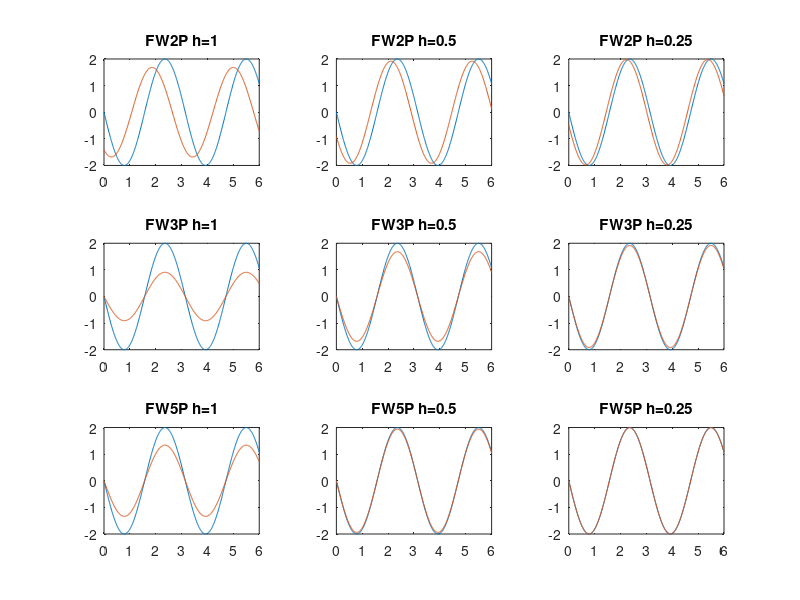

Recreate this plot in MATLAB.
clear all
clc 

F = @(x) cos(2*x);
FP = @(x) (-2*sin(2*x));

x = 0:0.01:6;
y = FP(x);

% W2P
FW2P = @(x, h) ((F(x+h) - F(x))/(h));

subplot(3,3,1)
plot(x, y);
hold on;
plot(x, FW2P(x, 1));
title('FW2P h=1');

subplot(3,3,2)
plot(x,y);
hold on;
plot(x, FW2P(x, 0.5));
title('FW2P h=0.5');

subplot(3,3,3)
plot(x,y);
hold on;
plot(x, FW2P(x, 0.25));
title('FW2P h=0.25');

% W3P

FW3P = @(x, h) ((F(x+h) - F(x-h))/(2*h));

subplot(3,3,4)
plot(x,y);
hold on;
plot(x, FW3P(x, 1));
title('FW3P h=1');

subplot(3,3,5)
plot(x,y);
hold on;
plot(x, FW3P(x, 0.5));
title('FW3P h=0.5');

subplot(3,3,6)
plot(x,y);
hold on;
plot(x, FW3P(x, 0.25));
title('FW3P h=0.25');

% W5P

FW5P = @(x, h) (1/(12*h) * (F(x-2*h)-8*F(x-h) + 8*F(x+h) - F(x+2*h)));

subplot(3,3,7)
plot(x,y);
hold on;
plot(x, FW5P(x, 1));
title('FW5P h=1');

subplot(3,3,8)
plot(x,y);
hold on;
plot(x, FW5P(x, 0.5));
title('FW5P h=0.5');

subplot(3,3,9)
plot(x,y);
hold on;
plot(x, FW5P(x, 0.25));
title('FW5P h=0.25');

%
% MSE
%

% W2P
for i=[1, 0.5, 0.25]
    d = y;
    p2 = FW2P(x, i);
    p3 = FW3P(x, i);
    p5 = FW5P(x, i);
    n = size(x, 2);

    i
    mse_2 = (1/n) * sum((d-p2).^2)
    mse_3 = (1/n) * sum((d-p3).^2)
    mse_5 = (1/n) * sum((d-p5).^2)
end
